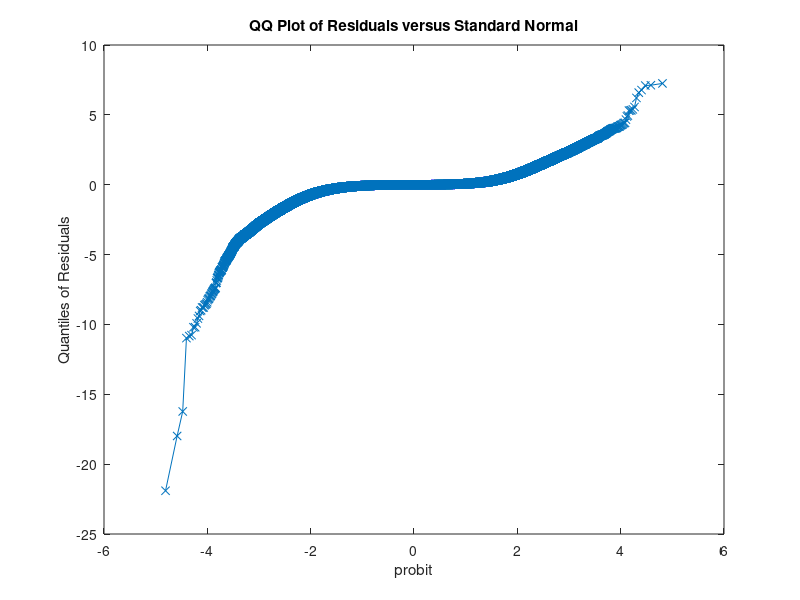

Recreate this plot in MATLAB.
%% QQ plot of the residuals using VFAR approach
% load relevant data
load('RES.mat')

% plot
qqplot(RES(:))
title( 'QQ Plot of Residuals versus Standard Normal' );
ylabel( 'Quantiles of Residuals' )